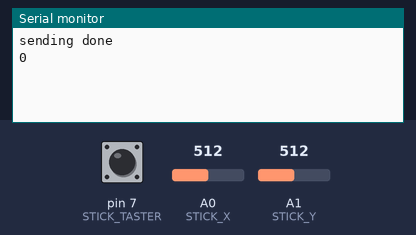
Bench run of a sketch on a simulated Arduino Uno, built with avr-gcc and run on an emulated ATmega328P. On the bench: the last lines printed to the serial monitor. Inputs (shaded band) come from the test bench; at power-on: A0 (STICK_X) = 512, A1 (STICK_Y) = 512, pin 7 (STICK_TASTER) HIGH.

Above: at 1.8 s.
1.9 s: A0 (STICK_X) set to 610
At 3.0 s:
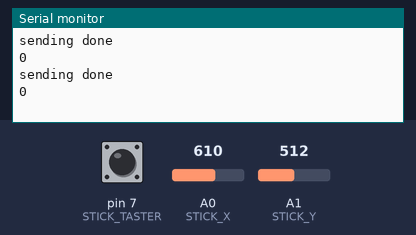
3.4 s: A1 (STICK_Y) set to 610
At 4.7 s:
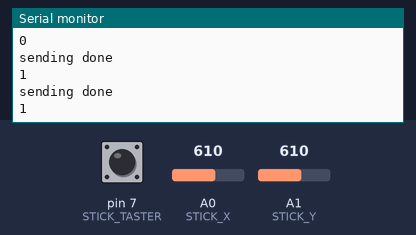
4.9 s: pin 7 (STICK_TASTER) pulled LOW for 1.3 s
At 7.0 s:
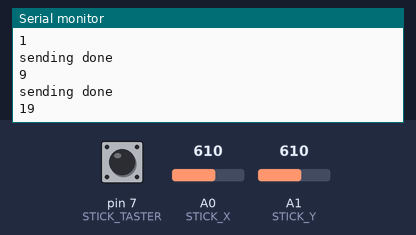
7.7 s: A0 (STICK_X) set to 501
At 9.0 s:
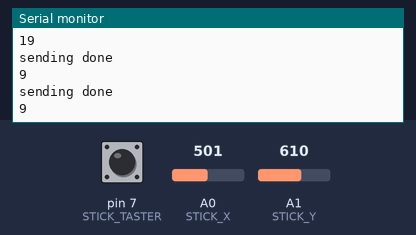
9.2 s: A1 (STICK_Y) set to 900
At 10.5 s:
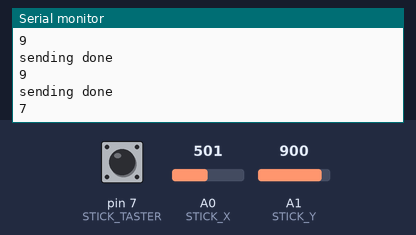
Timing chart, 0 to 11.7 s (numbered marks = the images above; inputs shaded):
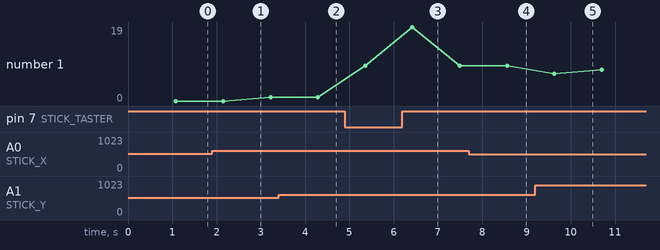

The sketch:

fernbedinung.ino
```cpp
#include <IRremote.h>


const int IR_SEND = 3;
const int STICK_X = A0;
const int STICK_Y = A1;
const int STICK_TASTER = 7;

//Speichert die Position des Sticks
int x_val;
int y_val;
uint8_t command; // Speichert den Befhl je nach Stickposition
//uint8_t steht für eine Positive Ganzzahl im bereich von 0 bis 255 das
//u steht für unsigned d.h alle zahlen die gespeichert werden können sind positiv
//das 8_t steht für eine größe von 8bit


// Adresse wird beim Senden mitgegeben um die Quelle des Signals überprüfen zu können
// Überprüfung wird hier nicht verwendet, da nur von einem Sender/Fernbedinung ausgegangen wird
// Repeats ist Stadartwert für wiederholte Sendungen wird hier nicht benötigt daher = 0
const uint16_t ADRESS = 0x102; // kann wilkürlichfestgelegt werden
const uint8_t REPEATS = 0;

void setup(){
    pinMode(STICK_X, INPUT);
    pinMode(STICK_Y, INPUT);
    pinMode(STICK_TASTER, INPUT_PULLUP);

    IrSender.begin(IR_SEND,false); //Started den Sender false steht für den status einer kontroll LED die hier nicht verwendet wird
    Serial.begin(9600);

}


void sending2(){
    /*
     *  funktion sendet je nach position des Sticks
     *  einen bestimmten Befehl der dann vom Auto in
     *  eine Bewgung umgewandelt
     *  0x0 stopp
     *  0x1 langsam vorwärts
     *  0x2 schnell vorwärts
     *  0x3 leicht links lenken vorwärts
     *  0x4 stark links lenken vorwärts
     *  0x5 leicht links lenken rückwarts
     *  0x6 stark links lenken rückwärts
     *  0x7 leicht rechts lenken vorwärts
     *  0x8 stark rechts lenken vorwärts
     *  0x9 leicht rechts lenken rückwärts
     *  0x10 stark rechts lenken rückwärts
     *  0x11 sehr langsam rückwärts
     *  0x12 langsam rückwärts
     *  0x13 einparken starten
     */
    x_val = analogRead(STICK_X);
    y_val = analogRead(STICK_Y);
    // Wenn der Stick nicht hinenigedrückt wird der Befehl für die jeweilige Position des Sticks gesendet
    // Wenn der Stick gedrückt wird wird der Befehl zum einParken gesendet
    if(digitalRead(STICK_TASTER)==1){
        if (x_val > 400 && y_val > 400 && x_val < 600 && y_val < 600){
            command = 0x0;
        }
        if(x_val > 600 && y_val < 600 && x_val < 900 && y_val > 400){
            command = 0x1;
        }

        else if(x_val > 900 && y_val < 600 && y_val > 400){
            command = 0x2;
        }

        else if(y_val < 400 && x_val < 400 && y_val >250){
            command = 0x3;
        }

        else if(y_val < 250 && x_val < 511){
            command = 0x4;
        }

        else if(y_val < 400 && x_val > 511 && y_val > 250){
            command = 0x5;
        }

        else if(y_val < 250 && x_val > 511){
            command = 0x6;
        }

        else if(y_val > 600 && x_val < 511 && y_val < 850){
            command = 0x7;
        }

        else if(y_val > 850 && x_val < 511){
            command = 0x8;
        }

        else if(y_val > 600 && x_val > 511 && y_val < 850){
            command = 0x9;
        }

        else if(y_val > 850 && x_val > 511){
            command = 0x10;
        }

        else if(x_val < 400 && y_val < 600 && x_val > 250 && y_val > 400){
            command = 0x11;
        }

        else if(x_val < 250 && 400 < y_val < 600){
            command = 0x12;
        }
    }
    else{
      command = 0x13;
    }
    IrSender.sendRC5(ADRESS, command, REPEATS);// Sendet einen Befehl mit dem RC5 Protokoll
}


void loop() {
    sending2();
    delay(1000);
    Serial.println("sending done");
    Serial.println(command);

}
```

Measured:
- after the input at 4.9 s, the serial monitor: prints a new line after 1.5 s (image 3)
- plotted number 1: 0 → 1 after the input at 1.9 s, 9 → 8 after the input at 9.2 s
